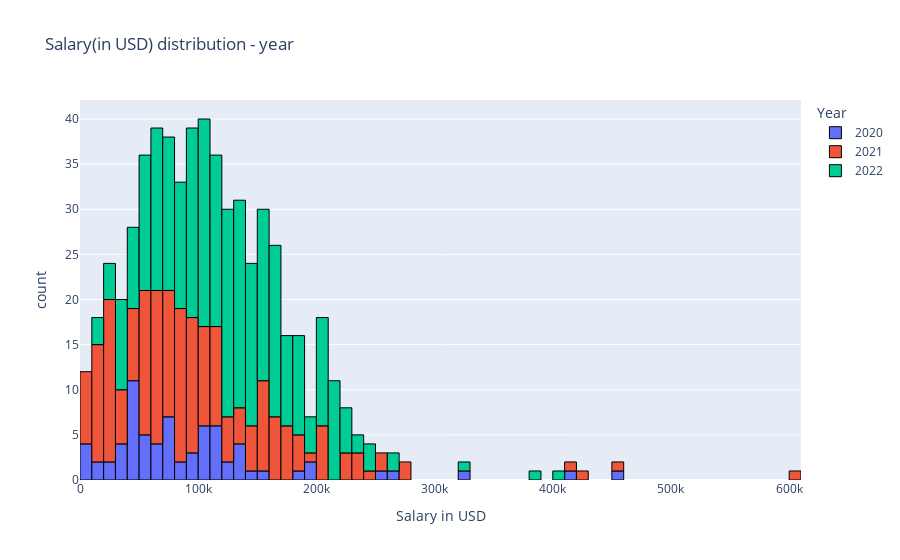

Source (notebook cell):
### Code cell
fig = px.histogram(
    data_frame=df,
    x="salary_in_usd",
    color="work_year",
    labels = {"salary_in_usd": "Salary in USD", "work_year": "Year"},
    nbins=60, # 10 width per each bin since range is from 0-600k
    title = "Salary(in USD) distribution - year",
)

for i in range(3):
    fig.data[i].marker.line.width = 1
    fig.data[i].marker.line.color = "black"

fig.show()

### Figure 1 — Plotly figure (JSON) as saved in the notebook; plotly's stock layout.template omitted (floating-point values rounded to 4 significant figures; data arrays with more than 128 entries replaced by an {"elided": "..."} marker saying what was removed)
{"data": [{"alignmentgroup": "True", "bingroup": "x", "hovertemplate": "Year=2020<br>Salary in USD=%{x}<br>count=%{y}<extra></extra>", "legendgroup": "2020", "marker": {"color": "#636efa", "line": {"color": "black", "width": 1}, "pattern": {"shape": ""}}, "name": "2020", "nbinsx": 60, "offsetgroup": "2020", "orientation": "v", "showlegend": true, "type": "histogram", "x": [79833, 260000, 109024, 20000, 150000, 72000, 190000, 35735, 135000, 125000, 51321, 40481, 39916, 87000, 85000, 8000, 41689, 114047, 5707, 56000, 43331, 6072, 47899, 98000, 115000, 325000, 42000, 33511, 100000, 117104, 59303, 70000, 68428, 450000, 46759, 74130, 103000, 250000, 10000, 138000, 45760, 79833, 50180, 106000, 112872, 15966, 76958, 188000, 105000, 70139, 6072, 91000, 45896, 54742, 60000, 148261, 38776, 118000, 120000, 138350, 110000, 130800, 21669, 412000, 45618, 62726, 49268, 190200, 105000, 91237, 62726, 42197], "xaxis": "x", "yaxis": "y"}, {"alignmentgroup": "True", "bingroup": "x", "hovertemplate": "Year=2021<br>Salary in USD=%{x}<br>count=%{y}<extra></extra>", "legendgroup": "2021", "marker": {"color": "#EF553B", "line": {"color": "black", "width": 1}, "pattern": {"shape": ""}}, "name": "2021", "nbinsx": 60, "offsetgroup": "2021", "orientation": "v", "showlegend": true, "type": "histogram", "x": {"elided": "217 int values"}, "xaxis": "x", "yaxis": "y"}, {"alignmentgroup": "True", "bingroup": "x", "hovertemplate": "Year=2022<br>Salary in USD=%{x}<br>count=%{y}<extra></extra>", "legendgroup": "2022", "marker": {"color": "#00cc96", "line": {"color": "black", "width": 1}, "pattern": {"shape": ""}}, "name": "2022", "nbinsx": 60, "offsetgroup": "2022", "orientation": "v", "showlegend": true, "type": "histogram", "x": {"elided": "318 int values"}, "xaxis": "x", "yaxis": "y"}], "layout": {"barmode": "relative", "legend": {"title": {"text": "Year"}, "tracegroupgap": 0}, "title": {"text": "Salary(in USD) distribution - year"}, "xaxis": {"anchor": "y", "domain": [0, 1], "title": {"text": "Salary in USD"}}, "yaxis": {"anchor": "x", "domain": [0, 1], "title": {"text": "count"}}}}
